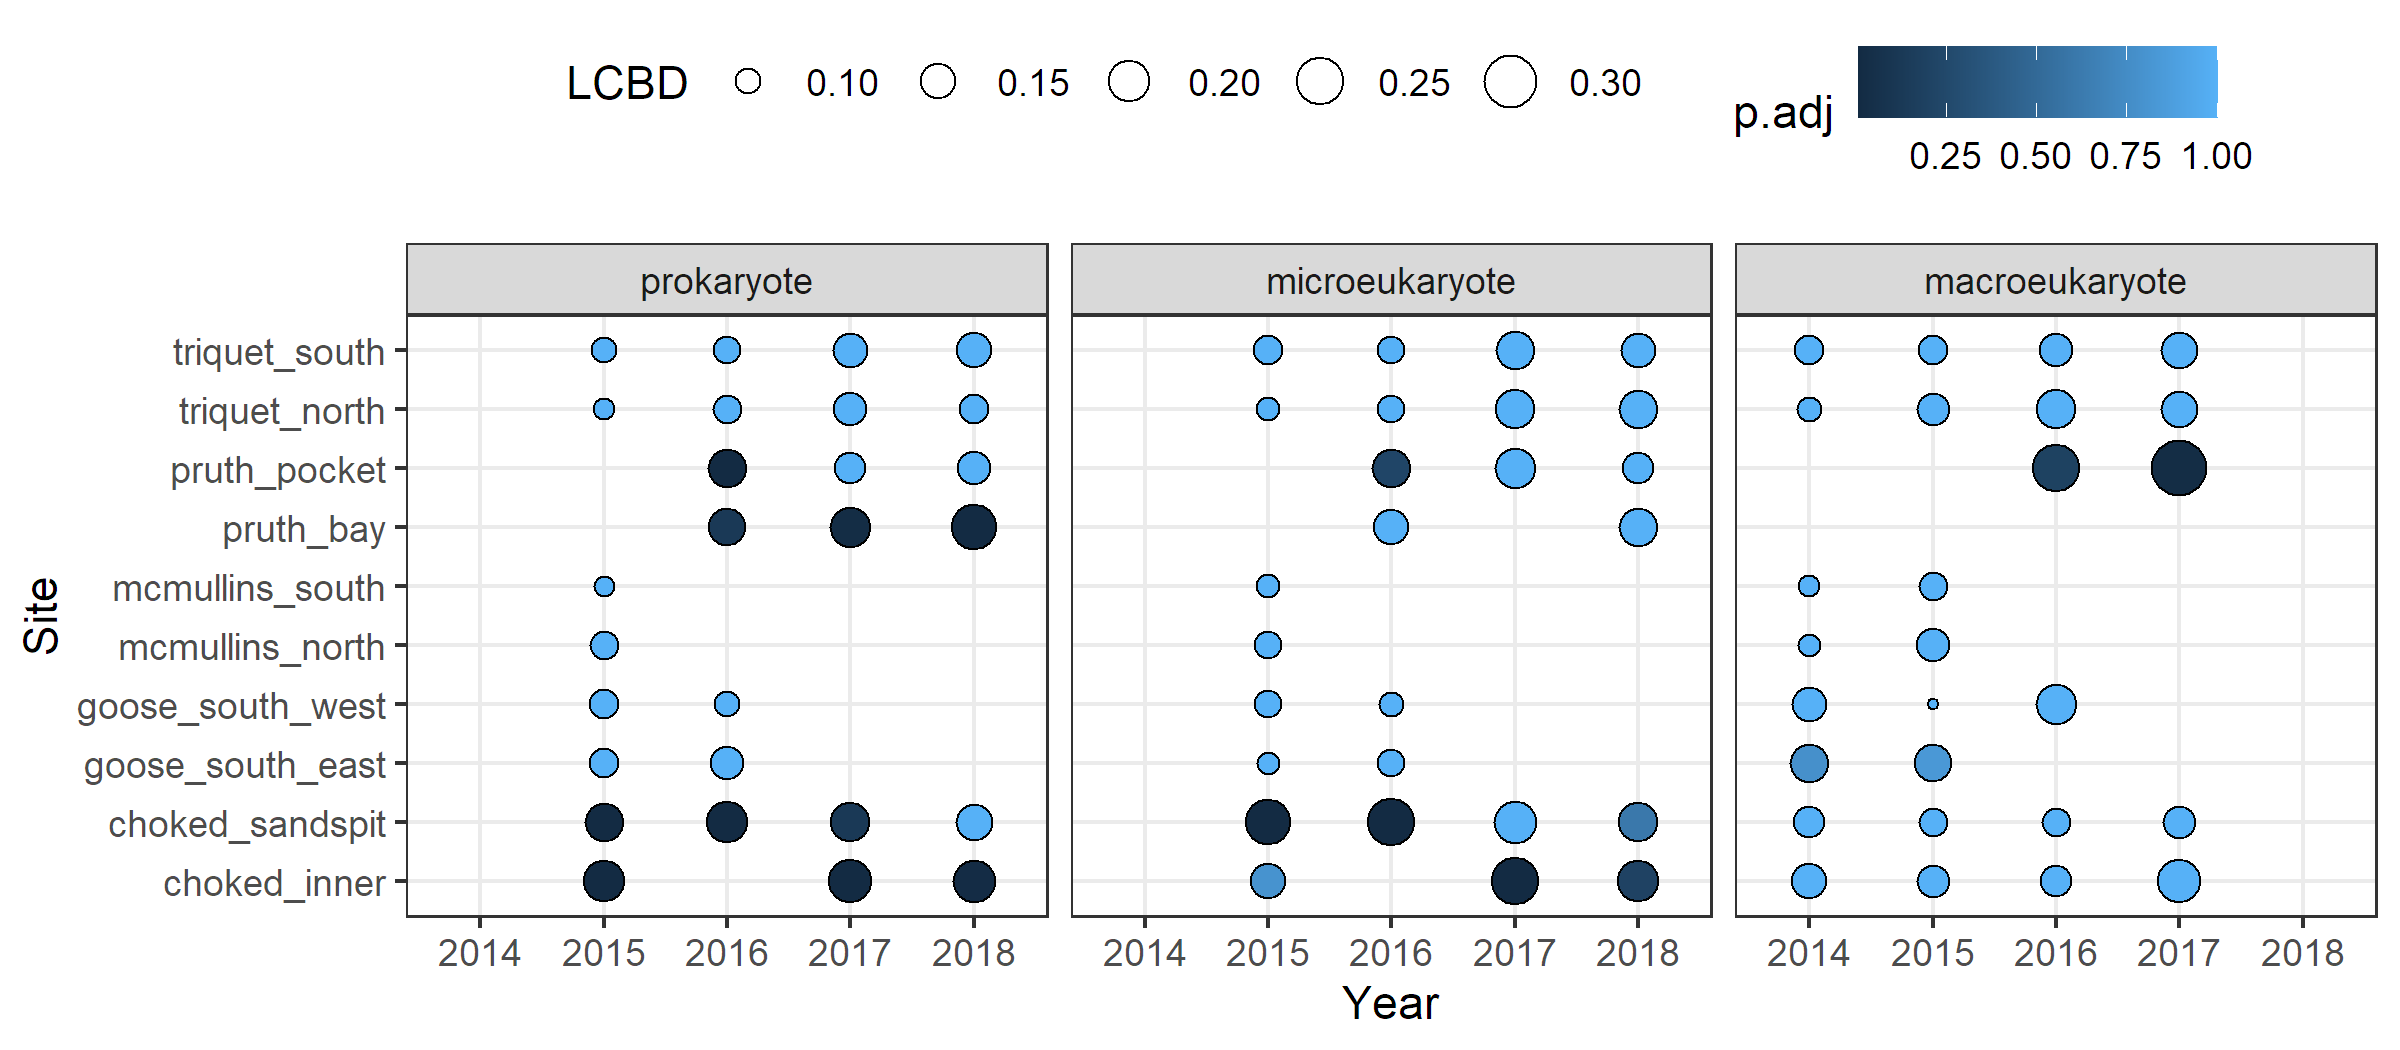

Source code (R):
####################################################################
###  Hakai + O'Connor Seagrass Mesograzer Data From Calvert Island 
###  Dataset begins in 2014 
###  Samples from several sites (not always the same)
###
###  This code will investigate beta diversity of grazer (and microbe)
###        community data
###
### started 3 March 2020 by Matt WHalen
### modified for microbes 4 March 2020 by Bia
###  
####################################################################


library(tidyverse)
library(adespatial)


## Goal calculate local contributions to beta diversity in different years (do we get the same answer?)

# steps - split data into years, make a list of community matrices, perform calculation

################################################
################# 16S dataset ##################
################################################

### read data
# read data
zostera_16S <- read_csv("Data/R_Code_for_Data_Prep/master_data/MASTER_prokary_ASV_level.csv")
zostera_16S[1:5,1:20]

# grab relevant columns, summarize means across samples within sites
# zostera_16S <- 
wide_16S <- zostera_16S %>% 
  select( -SampleID, -swab_id, -barcode_plate, -barcode_well, -region_year,
          -host_species, -host_type, -sample_type , -survey_type, -quadrat_id,
          -meso_shoot_id ) %>% 
  gather( "ASV", "read.count", -year, -region, -site_quadrat_id, -site ) %>% 
  group_by( year, region, site, ASV ) %>% 
  summarize( read.count=mean(read.count) ) %>% 
  spread( ASV, read.count )

# split by year
comm.years <- split( wide_16S, wide_16S$year )
#lapply(comm.years, dim)

# remove taxa that did not appear in a given year
# lapply( comm.years, function(z) = select this and run first
comm.zero <- lapply(comm.years, function(z) {
  tmp <- z[,-c(1:3)]
  w <- colSums(tmp)>0
  df <- tmp[, w ]
  return( data.frame(z[,c(1:3)],df))
})
lapply(comm.zero, dim)

meta <- lapply(comm.zero, function(z) z[,1:3])
d <- lapply(comm.zero, function(z) z[,-c(1:3)])

# Species and Local contributions to beta diversity
# transform community data
betas <- lapply( d, beta.div, "log.chord", nperm=999 )
signif = lapply( betas, function(z) which(z$p.LCBD <= 0.05) ) # Which are the significant LCBD indices?
nonsignif = lapply( betas, function(z) which(z$p.LCBD > 0.05) ) # Which are the non-significant LCBD indices?

# collate all LCBD info
LCBD16 <- lapply( betas, function(z) cbind(z$LCBD,z$p.adj) )
LCBD16 <- data.frame( do.call( rbind, LCBD16 ), group="prokaryote" )
names(LCBD16) <- c("LCBD","p.adj","group")
LCBD16 <- data.frame( wide_16S[,1:3], LCBD16 )

#windows(3.5,4)
LCBD_16S <- ggplot( data=LCBD16, aes( x=factor(year), y=factor(site), size=LCBD, fill=p.adj )) +
  geom_point(shape=21,alpha=1 ) +
  ylab( "Site" ) + xlab( "Year" ) + ggtitle("Prokaryotes") + theme_bw( )
LCBD_16S
# ggsave("R_Code_and_Analysis/betadiversity/LCBD_16S.png", plot = LCBD_16S, width=250, height=200, units="mm",dpi=300)



################################################
################# 18S dataset ##################
################################################

### read data
# read data
zostera_18S <- read_csv("Data/R_Code_for_Data_Prep/master_data/MASTER_microeuk_ASV_level.csv")
zostera_18S[1:5,1:20]

# grab relevant columns, summarize means across samples within sites
# zostera_18S <- 
wide_18S <- zostera_18S %>% 
  select( -SampleID, -host_type, -sample_type , -survey_type, 
          -meso_quadrat_id ) %>% 
  gather( "ASV", "read.count", -year, -region, -site_quadrat_id, -site ) %>% 
  group_by( year, region, site, ASV ) %>% 
  summarize( read.count=mean(read.count) ) %>% 
  spread( ASV, read.count )

# split by year
comm.years <- split( wide_18S, wide_18S$year )
#lapply(comm.years, dim)

# remove taxa that did not appear in a given year
# lapply( comm.years, function(z) = select this and run first
comm.zero <- lapply(comm.years, function(z) {
  tmp <- z[,-c(1:3)]
  w <- colSums(tmp)>0
  df <- tmp[, w ]
  return( data.frame(z[,c(1:3)],df))
})
lapply(comm.zero, dim)

meta <- lapply(comm.zero, function(z) z[,1:3])
d <- lapply(comm.zero, function(z) z[,-c(1:3)])

# Species and Local contributions to beta diversity
# transform community data
betas <- lapply( d, beta.div, "log.chord", nperm=999 )
signif = lapply( betas, function(z) which(z$p.LCBD <= 0.05) ) # Which are the significant LCBD indices?
nonsignif = lapply( betas, function(z) which(z$p.LCBD > 0.05) ) # Which are the non-significant LCBD indices?

# collate all LCBD info
LCBD18 <- lapply( betas, function(z) cbind(z$LCBD,z$p.adj) )
LCBD18 <- data.frame( do.call( rbind, LCBD18 ), group="microeukaryote" )
names(LCBD18) <- c("LCBD","p.adj","group")
LCBD18 <- data.frame( wide_18S[,1:3], LCBD18 )

#windows(3.5,4)
LCBD_18S <- ggplot( data=LCBD18, aes( x=factor(year), y=factor(site), size=LCBD, fill=p.adj )) +
  geom_point(shape=21,alpha=1 ) +
  ylab( "Site" ) + xlab( "Year" ) + ggtitle("Prokaryotes") + theme_bw( )
LCBD_18S
# ggsave("R_Code_and_Analysis/betadiversity/LCBD_18S.png", plot = LCBD_18S, width=250, height=200, units="mm",dpi=300)






################################################
####### Invertebrates(macroeukaryotes) #########
################################################

# steps - split data into years, make a list of community matrices, perform calculation

### read data
m <- read_csv( "Data/R_Code_for_Data_Prep/master_data/MASTER_grazers.csv")
# replace spaces with periods for consistency and merging names
m$taxon <- gsub( " ", ".", m$taxon )
# bring in the updated data 
mtaxa_update <- read_csv( "R_Code_and_Analysis/output_data/O'Connor_hakai_seagrass_taxa_edit.csv" )
# merge
m <- left_join( m,  mtaxa_update )
# replace periods with spaces for making simple names in vegan
# define regions as first word of site
m$region <- unlist(lapply( strsplit(m$site,split = "_"), function(z) z[1]))
# unique sample ID to differential samples from different sites
m$ID <- with(m, paste(site,sample,sep = "_"))
# change year to character
m$group <- paste0( "year",m$year )

# filter taxa and sites
mfilt <- m %>%
  select( year, group, region, site, sample, ID, taxon = taxon4, remove, size ) %>% 
  filter( is.na(remove), !is.na(taxon), site != "goose_north" )

# summarize taxon counts per sample
m.sum <- mfilt %>% 
  # unite( "ID", year,site,sample, remove=FALSE ) %>% 
  group_by( year, group, region, site, sample, ID, taxon ) %>% 
  summarize( abundance=length(size) )

# summarinze mean abundance per site
m.mean <- m.sum %>% 
  # unite( "ID", year,site,sample, remove=FALSE ) %>% 
  group_by( year, region, site, taxon ) %>% 
  summarize( abundance=mean(abundance))


# make a community dataset
m.meta <- m.mean %>% 
  spread( taxon, abundance, fill=0 ) 

# split by year
comm.years <- split( m.meta, m.meta$year )
lapply(comm.years, dim)

# remove taxa that did not appear in a given year
comm.zero <- lapply( comm.years, function(z) {
  tmp <- z[,-c(1:3)]
  w <- colSums(tmp)>0
  df <- tmp[, w ]
  return( data.frame(z[,c(1:3)],df))
})
lapply(comm.zero, dim)

meta <- lapply(comm.zero, function(z) z[,1:3])
d <- lapply(comm.zero, function(z) z[,-c(1:3)])



# Species and Local contributions to beta diversity
# transform community data
betas <- lapply( d, beta.div, "log.chord", nperm=999 )
signif = lapply( betas, function(z) which(z$p.LCBD <= 0.05) ) # Which are the significant LCBD indices?
nonsignif = lapply( betas, function(z) which(z$p.LCBD > 0.05) ) # Which are the non-significant LCBD indices?

# collate all LCBD info
LCBDin <- lapply( betas, function(z) cbind(z$LCBD,z$p.adj) )
LCBDin <- data.frame( do.call( rbind, LCBDin ), group="macroeukaryote" )
names(LCBDin) <- c("LCBD","p.adj","group")
LCBDin <- data.frame( m.meta[,1:3], LCBDin )

# windows(3.5,4)
LCBD_inverts <- ggplot( data=LCBDin, aes( x=factor(year), y=factor(site), size=LCBD, fill=p.adj )) +
  geom_point(shape=21,alpha=1) + #,position=position_jitter(width=0.1,height = 0.1)) +
  ylab( "Site" ) + xlab( "Year" ) + ggtitle("Macroeukaryotes") + theme_bw( )
LCBD_inverts
# ggsave("R_Code_and_Analysis/betadiversity/LCBD_inverts.png", plot = LCBD_inverts, width=250, height=200, units="mm",dpi=300)



# combine into one figure
LCBDall <- bind_rows( LCBD16, LCBD18, LCBDin )
LCBDall$site[ LCBDall$site == "mcmullin_north" ] <- "mcmullins_north"
LCBDall$site[ LCBDall$site == "mcmullin_south" ] <- "mcmullins_south"
LCBDall$site <- factor( LCBDall$site )
LCBDall$group <- factor( LCBDall$group, levels = c("prokaryote","microeukaryote","macroeukaryote"))
LCBD_all <- ggplot( data=LCBDall, aes( x=factor(year), y=site, 
                                       size=LCBD, fill=p.adj )) +
  facet_wrap( ~group) +
  geom_point(shape=21,alpha=1) + #,position=position_jitter(width=0.1,height = 0.1)) +
  ylab( "Site" ) + xlab( "Year" ) + 
  theme_bw( ) + theme(legend.position="top")
LCBD_all
ggsave("R_Code_and_Analysis/betadiversity/LCBD_all.png", 
       plot = LCBD_all, width=8, height=3.5,dpi=300 )
